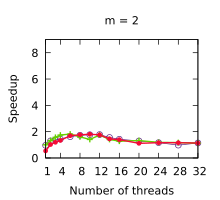

Reproduce this figure in gnuplot.
set title "m = 2"
set terminal pdf size 2.2,2.0
set output "./results/LUD_n___256,_m___2.pdf"
set key off
set xrange [1:32]
set xtics (1, 4, 8, 12, 16, 20, 24, 28, 32)
set xlabel "Number of threads"
set yrange [0:9]
set ytics (0, 2, 4, 6, 8)
set ylabel "Speedup"
plot './results/LUD_n___256,_m___2.dat' using 1:2 title "Work stealing" pointsize 0.7 lw 1 pt 6 linecolor rgb "#5B2182" with linespoints, \
  './results/LUD_n___256,_m___2.dat' using 1:3 title "Multi-atomics 64" pointsize 0.7 lw 2 pt 1 linecolor rgb "#64D000" with linespoints, \
  './results/LUD_n___256,_m___2.dat' using 1:4 title "WorkAssisting" pointsize 0.4 lw 2 pt 7 linecolor rgb "#F40A35" with linespoints
